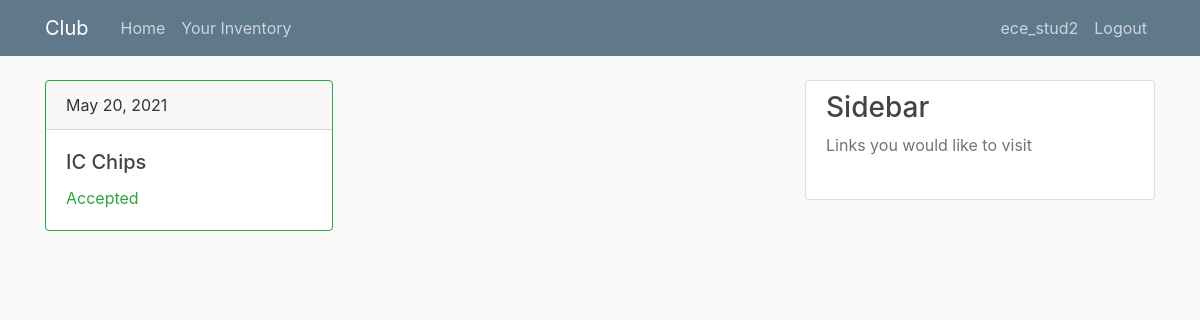
/user/Your-Inventory/ (signed in), run on an earlier commit of the app's database.
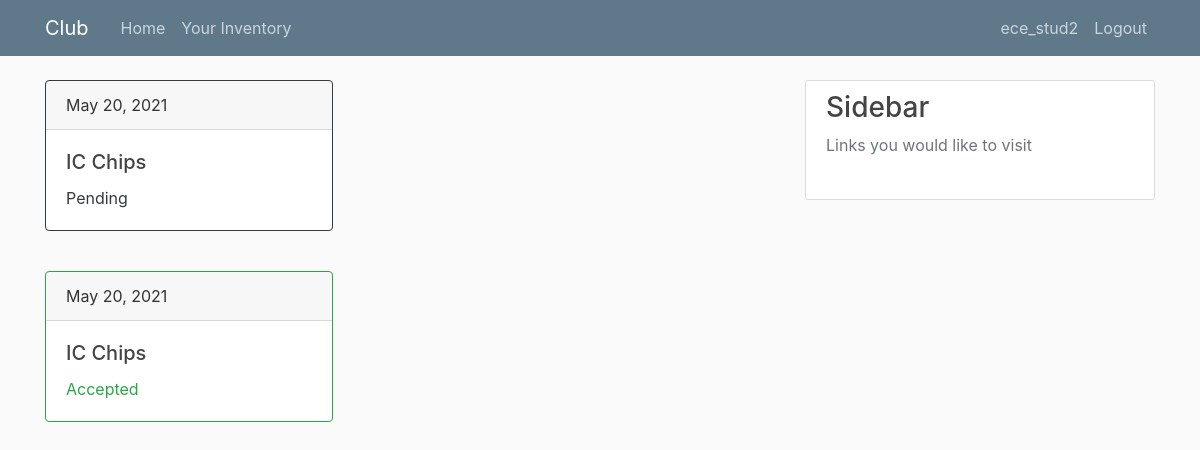
And on a later commit of the database.
### Club/models.py (models this page shows, shortened)
class ItemRequest(models.Model):
    memberID    = models.ForeignKey("User.User", on_delete = models.CASCADE)
    itemID      = models.ForeignKey(Items, on_delete = models.CASCADE)
    createdOn   = models.DateField(default=timezone.now)
    requested   = models.IntegerField(verbose_name="Number of requested items ")
    club        = models.ForeignKey(Club, on_delete = models.CASCADE)
    status      = models.ForeignKey(RequestStatus, on_delete = models.CASCADE)

class Items(models.Model):
    name     = models.CharField(verbose_name = 'Item Name', max_length = 200, unique = False)
    quantity = models.IntegerField(verbose_name = 'Quantity')
    club     = models.ForeignKey(Club, on_delete = models.CASCADE, related_name = 'item_club')

class RequestStatus(models.Model):
    description = models.CharField(max_length=27)

### User/views.py (the view)
# urls.py: path("Your-Inventory/", YourInventory, name = 'Your Inventory'),
def YourInventory(request):
    user = request.user
    requestsPending = ItemRequest.objects.filter(memberID = user).filter(status = RequestStatus.objects.all()[1])
    requestsAccepted = ItemRequest.objects.filter(memberID = user).filter(status = RequestStatus.objects.all()[0])
    requestsRejected = ItemRequest.objects.filter(memberID = user).filter(status = RequestStatus.objects.all()[2])
    context = {'pending':requestsPending, 'accepted' : requestsAccepted, 'rejected' : requestsRejected}
    return render(request, 'User/Inventory.html', context)

### User/templates/User/Inventory.html (shortened to what this page needs)
{% extends "User/Base.html" %}
{% block content %}
{% for p in pending %}
<div class="card border-dark mb-3" style="max-width: 18rem;">
  <div class="card-header">{{ p.createdOn }}</div>
  <div class="card-body text-dark">
    <h5 class="card-title">{{ p.itemID.name }}</h5>
    <p class="card-text">{{ p.status.description }}</p>
  </div>
</div>
<br>
{% endfor %}
{% for p in accepted %}
<div class="card border-success mb-3" style="max-width: 18rem;">
  <div class="card-header">{{ p.createdOn }}</div>
  <div class="card-body text-success">
    <h5 class="card-title">{{ p.itemID.name }}</h5>
    <p class="card-text">{{ p.status.description }}</p>
  </div>
</div>
<br>
{% endfor %}
{% endblock content %}

What changed in the data, as far as the page shows it:
added ItemRequest: createdOn "May 20, 2021", itemID.name "IC Chips", status.description "Pending"
